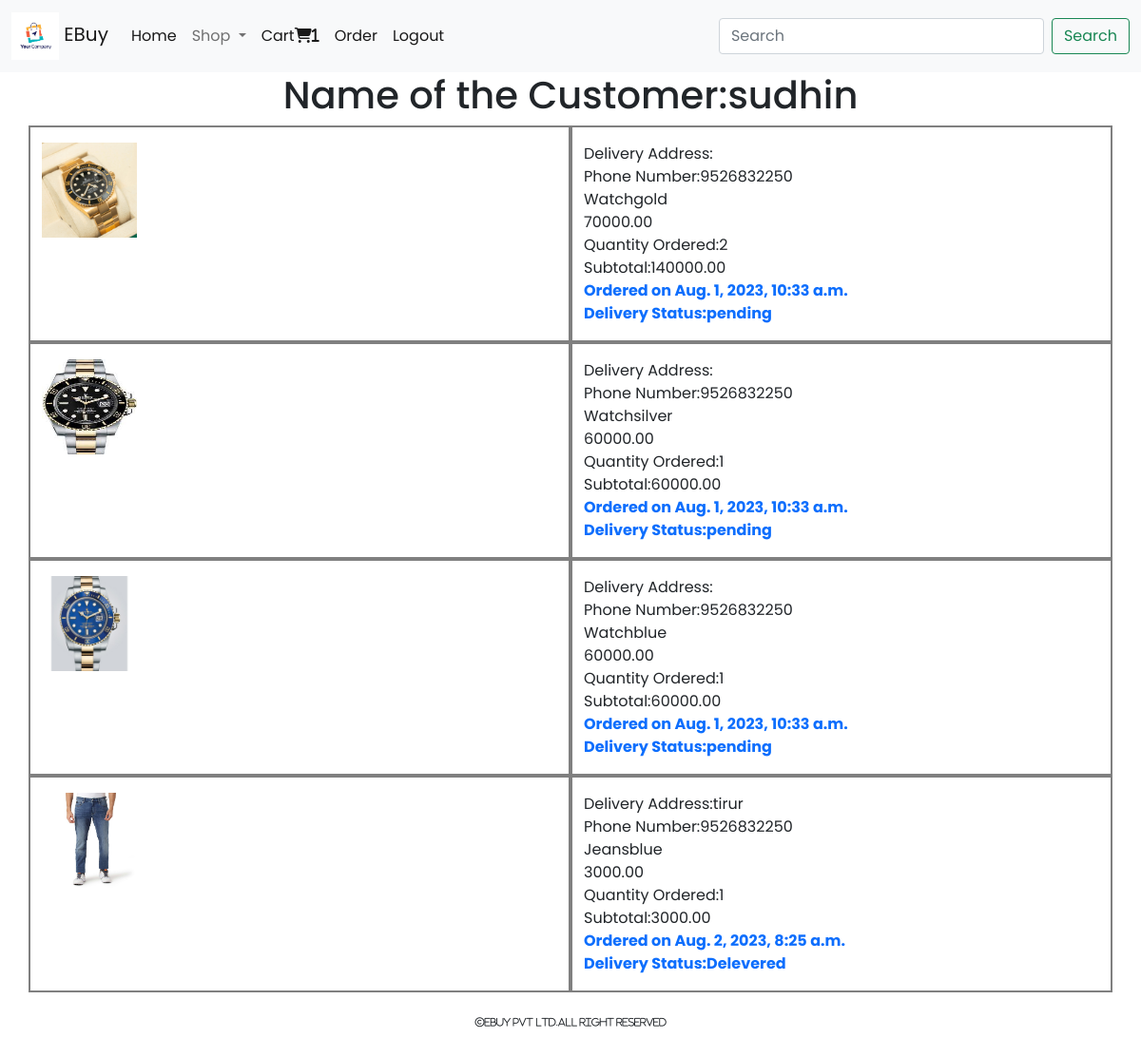
The page /order_view (signed in) on the database its author committed.
### cart/models.py (models this page shows, shortened)
class Order(models.Model):
    user=models.ForeignKey(User,on_delete=models.CASCADE)
    product=models.ForeignKey(Products,on_delete=models.CASCADE)
    address=models.TextField()
    phone=models.CharField(max_length=30)
    order_status=models.CharField(max_length=30,default="pending")
    delivery_status =models.CharField(max_length=30,default="pending")
    no_of_items =models.IntegerField()
    date_added=models.DateTimeField(auto_now_add=True)
    def subtotal(self):
        return self. no_of_items*self.product.price

### shop/models.py (models this page shows, shortened)
class Products(models.Model):
    name=models.CharField(max_length=250,unique=True)
    slug=models.SlugField(max_length=250,unique=True)
    description =models.TextField(blank=True)
    image=models.ImageField(upload_to='shop/products',null=True,blank=True)
    price= models.DecimalField(max_digits=10,decimal_places=2)
    category = models.ForeignKey(Category,on_delete=models.CASCADE)
    stock=models.IntegerField()
    available=models.BooleanField(default=True)
    created=models.DateTimeField(auto_now_add=True)
    updated=models.DateTimeField(auto_now=True)

### cart/views.py (the view)
# urls.py: path('order_view',views.order_view,name="order_view"),
def order_view(request):
    user=request.user
    order=Order.objects.filter(user=user,order_status="Paid")
    return render(request,'orderview.html',{'order':order,'user':user})

### cart/context_processors.py (called while the page is built)
def counter(request):
    item_count=0
    if request.user.is_authenticated:
        user=request.user
        try:
            cart =Cart.objects.filter(user=user)
            for i in cart:
                item_count +=i.quantity
        except Cart.DoesNotExist:
            item_count=0
    return {'count':item_count}

### shop/context_processors.py (called while the page is built)
def menu_links(request):
    c=Category.objects.all()
    return {'links':c}

### templates/orderview.html
{% extends "base.html" %}
{% load static %}
{% block content %}
<div class="container pb-5">
    <div class="row">
        <h1 class="text-center">Name of the Customer:{{user}}</h1>
        {% for i in order %}
        <div class="col-sm-6 py-3" style="border:2px solid grey">
            <img src="{{ i.product.image.url }}" height="100px" width="100px">
        </div>
        <div class="col-sm-6 py-3 pb-6" style="border:2px solid grey">
            Delivery Address:{{i.address}}<br>
            Phone Number:{{i.phone}}<br>
            {{i.product.name}}<br>
            {{i.product.price}}<br>
            Quantity Ordered:{{i.no_of_items}}<br>
            Subtotal:{{i.subtotal}}<br>
            <strong class="text-primary">Ordered on {{i.date_added}}</strong><br>
            <strong class="text-primary">Delivery Status:{{i.delivery_status}}</strong>
        </div>
        {% endfor %}
    </div>
</div>
{% endblock content %}

### templates/base.html (shortened to what this page needs)
{% load static %}
<!doctype html>
<html lang="en">
  <head>
    <link href="https://cdn.jsdelivr.net/npm/bootstrap@5.0.2/dist/css/bootstrap.min.css" rel="stylesheet">
    <link rel="stylesheet" href="{% static 'css/custom.css' %}">
    <link rel="stylesheet" href="https://cdnjs.cloudflare.com/ajax/libs/font-awesome/6.4.0/css/all.min.css" />
  </head>
  <body>
    <header>
    <nav class="navbar navbar-expand-lg navbar-light bg-light">
        <div class="container-fluid">
          <a class="navbar-brand" href="#"><span><img src="{% static 'images/logo.jpg' %} " height="50px" width="50px"></span> EBuy</a>
          <div class="collapse navbar-collapse" id="navbarSupportedContent">
            <ul class="navbar-nav me-auto mb-2 mb-lg-0">
              <li class="nav-item">
                <a class="nav-link active" aria-current="page" href="#">Home</a>
              </li>
              <li class="nav-item dropdown">
                <a class="nav-link dropdown-toggle" href="/" id="navbarDropdown" role="button" data-bs-toggle="dropdown" aria-expanded="false">
                  Shop
                </a>
                {% if user.is_authenticated %}
                {% if user.username != 'admin' %}
                <li class="nav-item">
                  <a class="nav-link active" aria-current="page" href="{% url 'cart:cartview' %}">Cart<i class="fas fa-shopping-cart">{{count}}</i></a>
                </li>
                <li class="nav-item">
                  <a class="nav-link active" aria-current="page" href="{% url 'cart:order_view' %}">Order</a>
                </li>
                {% endif %}
                <li class="nav-item">
                  <a class="nav-link active" aria-current="page" href="{% url 'shop:handle_logout' %}">Logout</a>
                </li>
									{% endif %}
              </li>
            </ul>
            <form method="post" class="d-flex" action="{% url 'search:searchresult' %}">
              <input class="form-control me-2" type="search" name="q" placeholder="Search" aria-label="Search" >
              <button class="btn btn-outline-success" type="submit">Search</button>
            </form>
          </div>
        </div>
      </nav>
      </header>
      {% block content %}
      {% endblock content %}
      <footer>
        <div class="footer">
          <i class="fa-regular fa-copyright icon_size">Ebuy pvt ltd.All Right Reserved</i>
        </div>
      </footer>
  </body>
</html>

### static/css/custom.css (style rules this page uses)
body { background-color: white; font-family: 'Poppins', sans-serif; }
.icon_size { font-size: 10px; }
.footer { height: 30px; width: 100%; background-color: white; text-align: center; position: fixed; bottom: 0; left: 0; }

### rows shown on the page
Order: product.image (picture), phone "9526832250", product.name "Watchgold", product.price "70000.00", no_of_items "2", subtotal "140000.00", date_added "Aug. 1, 2023, 10:33 a.m.", delivery_status "pending"
Order: product.image (picture), phone "9526832250", product.name "Watchsilver", product.price "60000.00", no_of_items "1", subtotal "60000.00", date_added "Aug. 1, 2023, 10:33 a.m.", delivery_status "pending"
Order: product.image (picture), phone "9526832250", product.name "Watchblue", product.price "60000.00", no_of_items "1", subtotal "60000.00", date_added "Aug. 1, 2023, 10:33 a.m.", delivery_status "pending"
Order: product.image (picture), address "tirur", phone "9526832250", product.name "Jeansblue", product.price "3000.00", no_of_items "1", subtotal "3000.00", date_added "Aug. 2, 2023, 8:25 a.m.", delivery_status "Delevered"

### other values the page prints
{{ count }} "1"
{{ user }} "sudhin"
